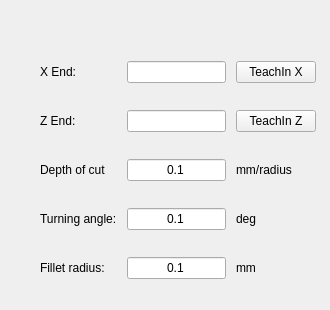
   <widget class="QWidget" name="pageBoring">
    <widget class="QWidget" name="gridLayoutWidget_3">
     <property name="geometry">
      <rect>
       <x>35</x>
       <y>40</y>
       <width>286</width>
       <height>261</height>
      </rect>
     </property>
     <layout class="QGridLayout" name="gridLayout_4">
      <property name="leftMargin">
       <number>5</number>
      </property>
      <property name="rightMargin">
       <number>5</number>
      </property>
      <property name="horizontalSpacing">
       <number>10</number>
      </property>
      <item row="4" column="2">
       <widget class="VCPSettingsLineEdit" name="boringFilletRadius">
        <property name="styleSheet">
         <string notr="true">font: 11pt &quot;Noto Sans&quot;;</string>
        </property>
        <property name="text">
         <string>0.1</string>
        </property>
        <property name="alignment">
         <set>Qt::AlignCenter</set>
        </property>
        <property name="settingName" stdset="0">
         <string>smart_numpad.quick-cycles-fillet-radius</string>
        </property>
        <property name="textFormat" stdset="0">
         <string/>
        </property>
       </widget>
      </item>
      <item row="4" column="0">
       <widget class="QLabel" name="label_31">
        <property name="styleSheet">
         <string notr="true">font: 11pt &quot;Noto Sans&quot;;</string>
        </property>
        <property name="text">
         <string>Fillet radius:</string>
        </property>
       </widget>
      </item>
      <item row="3" column="3">
       <widget class="QLabel" name="label_40">
        <property name="styleSheet">
         <string notr="true">font: 11pt &quot;Noto Sans&quot;;</string>
        </property>
        <property name="text">
         <string>deg</string>
        </property>
       </widget>
      </item>
      <item row="3" column="2">
       <widget class="VCPSettingsLineEdit" name="boringTurnAngle">
        <property name="styleSheet">
         <string notr="true">font: 11pt &quot;Noto Sans&quot;;</string>
        </property>
        <property name="text">
         <string>0.1</string>
        </property>
        <property name="alignment">
         <set>Qt::AlignCenter</set>
        </property>
        <property name="settingName" stdset="0">
         <string>smart_numpad.quick-cycles-turn-angle</string>
        </property>
        <property name="textFormat" stdset="0">
         <string/>
        </property>
       </widget>
      </item>
      <item row="0" column="0">
       <widget class="QLabel" name="label_29">
        <property name="styleSheet">
         <string notr="true">font: 11pt &quot;Noto Sans&quot;;</string>
        </property>
        <property name="text">
         <string>X End:</string>
        </property>
       </widget>
      </item>
      <item row="3" column="0">
       <widget class="QLabel" name="label_32">
        <property name="styleSheet">
         <string notr="true">font: 11pt &quot;Noto Sans&quot;;</string>
        </property>
        <property name="text">
         <string>Turning angle:</string>
        </property>
       </widget>
      </item>
      <item row="4" column="3">
       <widget class="QLabel" name="label_38">
        <property name="styleSheet">
         <string notr="true">font: 11pt &quot;Noto Sans&quot;;</string>
        </property>
        <property name="text">
         <string>mm</string>
        </property>
       </widget>
      </item>
      <item row="2" column="2">
       <widget class="VCPSettingsLineEdit" name="boringDoc">
        <property name="styleSheet">
         <string notr="true">font: 11pt &quot;Noto Sans&quot;;</string>
        </property>
        <property name="text">
         <string>0.1</string>
        </property>
        <property name="alignment">
         <set>Qt::AlignCenter</set>
        </property>
        <property name="settingName" stdset="0">
         <string>smart_numpad.quick-cycles-doc</string>
        </property>
        <property name="textFormat" stdset="0">
         <string/>
        </property>
       </widget>
      </item>
      <item row="1" column="0">
       <widget class="QLabel" name="label_30">
        <property name="styleSheet">
         <string notr="true">font: 11pt &quot;Noto Sans&quot;;</string>
        </property>
        <property name="text">
         <string>Z End:</string>
        </property>
       </widget>
      </item>
      <item row="2" column="3">
       <widget class="QLabel" name="label_37">
        <property name="styleSheet">
         <string notr="true">font: 11pt &quot;Noto Sans&quot;;</string>
        </property>
        <property name="text">
         <string>mm/radius</string>
        </property>
       </widget>
      </item>
      <item row="2" column="0">
       <widget class="QLabel" name="label_15">
        <property name="styleSheet">
         <string notr="true">font: 11pt &quot;Noto Sans&quot;;</string>
        </property>
        <property name="text">
         <string>Depth of cut</string>
        </property>
       </widget>
      </item>
      <item row="0" column="2">
       <widget class="TeachInLineEdit" name="boringXEnd">
        <property name="alignment">
         <set>Qt::AlignRight|Qt::AlignTrailing|Qt::AlignVCenter</set>
        </property>
        <property name="referenceType" stdset="0">
         <number>1</number>
        </property>
        <property name="axisNumber" stdset="0">
         <number>0</number>
        </property>
        <property name="inchFormat" stdset="0">
         <string>%9.4f</string>
        </property>
        <property name="millimeterFormat" stdset="0">
         <string>%10.3f</string>
        </property>
        <property name="degreeFormat" stdset="0">
         <string>%10.2f</string>
        </property>
        <property name="latheMode" stdset="0">
         <number>2</number>
        </property>
       </widget>
      </item>
      <item row="1" column="2">
       <widget class="TeachInLineEdit" name="boringZEnd">
        <property name="alignment">
         <set>Qt::AlignRight|Qt::AlignTrailing|Qt::AlignVCenter</set>
        </property>
        <property name="referenceType" stdset="0">
         <number>1</number>
        </property>
        <property name="axisNumber" stdset="0">
         <number>2</number>
        </property>
        <property name="inchFormat" stdset="0">
         <string>%9.4f</string>
        </property>
        <property name="millimeterFormat" stdset="0">
         <string>%10.3f</string>
        </property>
        <property name="degreeFormat" stdset="0">
         <string>%10.2f</string>
        </property>
        <property name="latheMode" stdset="0">
         <number>0</number>
        </property>
       </widget>
      </item>
      <item row="0" column="3">
       <widget class="QPushButton" name="boringTeachXBtn">
        <property name="text">
         <string>TeachIn X</string>
        </property>
       </widget>
      </item>
      <item row="1" column="3">
       <widget class="QPushButton" name="boringTeachZBtn">
        <property name="text">
         <string>TeachIn Z</string>
        </property>
       </widget>
      </item>
     </layout>
    </widget>
   </widget>
